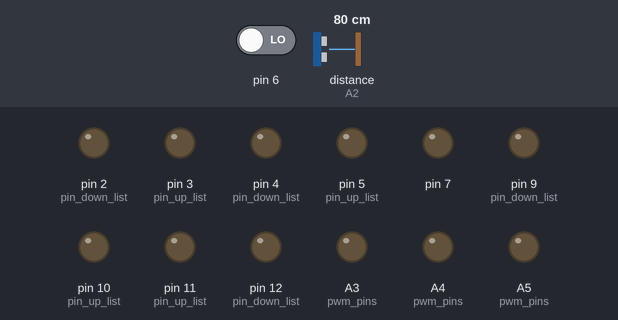
Simulated run of this sketch. Board: Arduino Nano, built with avr-gcc and run on an emulated ATmega328P. Parts: output pins drawn as LEDs (lit = HIGH). The test bench sets the inputs (shaded band); at power-on: pin 6 LOW, distance to the obstacle (sensor on A2) 80 cm. The echo pulse lasts 58.3 µs per cm; pins used as bus, display or sensor lines are not drawn; what the sketch prints to the serial monitor is not drawn.

Above: at 1.2 s.
1.3 s: pin 6 driven HIGH
At 1.6 s:
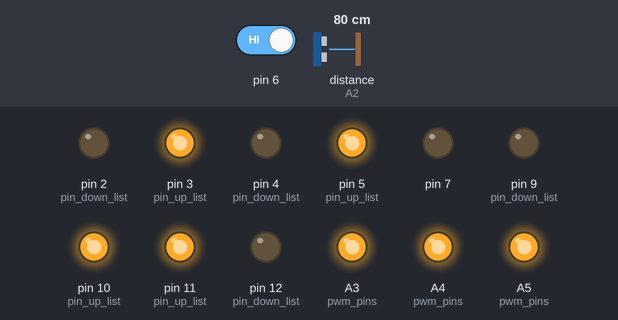
2.8 s: distance to the obstacle (sensor on A2) set to 7 cm
4.3 s: distance to the obstacle (sensor on A2) set to 4 cm
At 5.1 s:
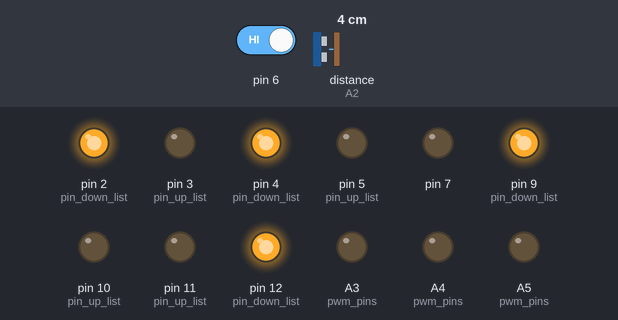
At 21.4 s:
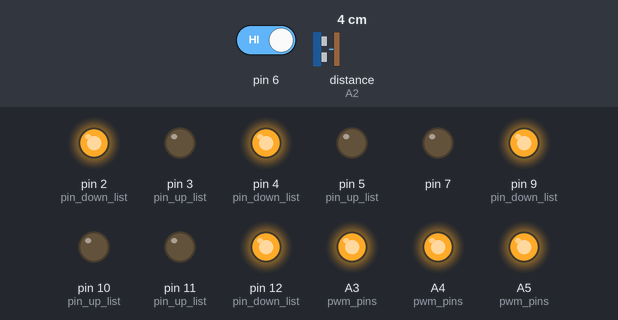
Timing chart, 0 to 21.8 s (numbered marks = the images above; inputs shaded):
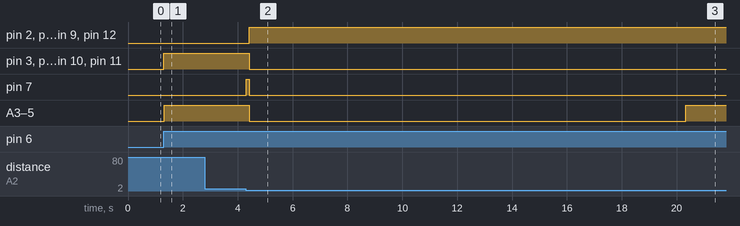

The sketch:

pole-climber.ino
```cpp
const int LEFT = 7;
const int RIGHT = 6;
const int trigPin = A1;
const int echoPin = A2;
int pin_down_list[4] = {2, 4, 9, 12};
int pin_up_list[4] = {3, 5, 10, 11};
uint16_t pwm_pins[4] = {A6, A5, A4, A3};
int pin_all[8] = {2, 4, 10, 12, 3, 5, 9, 11};
bool machine_on = false;

void activate() {
  bool going_down = false;
  float pwm = 255.0;
  int delay_amt = 0;
  for (int pin: pin_up_list) {
      digitalWrite(pin, HIGH);
    }
  digitalWrite(7, LOW);


  while (!going_down) {
    long duration;
    float distance;
    Serial.println(distance);
    digitalWrite(trigPin, LOW);
    delayMicroseconds(2);
    digitalWrite(trigPin, HIGH);
    delayMicroseconds(10);
    digitalWrite(trigPin, LOW);
    duration = pulseIn(echoPin, HIGH);
    distance = duration * 0.034 / 2;
    pwm += 0.0;
    for (int pin: pwm_pins) {
      analogWrite(pin, pwm);
    }
    // Serial.println(pwm);
    delay_amt++;

    if (delay_amt >= 300 || distance < 5) {
      // Serial.print("gkofdg");
      going_down = true;
      digitalWrite(7, HIGH);
    }
    delay(100);
  }
  pwm = 0;
  delay_amt = 0;
  Serial.print("second phase");
  for (int pin: pin_up_list) {
    digitalWrite(pin, LOW);
  }
  for (int pin: pin_down_list) {
    digitalWrite(pin, HIGH);
  digitalWrite(7, LOW);
  }
  while (going_down) {
    Serial.print("gulp");
    pwm += 0.8;
    for (int pin: pwm_pins) {
      analogWrite(pin, pwm);
    }
    delay_amt++;
    if (delay_amt >= 300) {
      break;
    }
    delay(100);
  }
  machine_on = false;

}

void setup() {
  // rotation pins
  Serial.begin(9600);
  for (int pin: pin_all) {
    pinMode(pin, OUTPUT);
  }
  // other pins

  // PWM pins (to control voltage)
  pinMode(11, OUTPUT);
  pinMode(10, OUTPUT);
  pinMode(3, OUTPUT);
  pinMode(9, OUTPUT);

  // for the button
  pinMode(6, INPUT);

  pinMode(trigPin, OUTPUT);
  pinMode(echoPin, INPUT);
  pinMode(7, OUTPUT);

}

void loop() {
  Serial.println("enrd");
  if (digitalRead(6) && !machine_on) {
    digitalWrite(7, HIGH);
    activate();
    machine_on = true;
    Serial.print("beep boop");
  }
  else {
    // Serial.println("notup");
  }

}
```

Measured:
- the behaviour switches between 6 and 5 cm on distance to the obstacle (sensor on A2) (found by bisection; images 1 and 2)
- after the input at 1.3 s, pin 3 (pin_up_list), pin 5 (pin_up_list), pin 10 (pin_up_list), pin 11 (pin_up_list), A3 (pwm_pins), A4 (pwm_pins), A5 (pwm_pins): LOW → HIGH at once
- after the input at 2.8 s, every drawn part: stays the same
- after the input at 4.3 s, pin 2 (pin_down_list): LOW → HIGH after 0.12 s; pin 3 (pin_up_list): HIGH → LOW after 0.12 s
